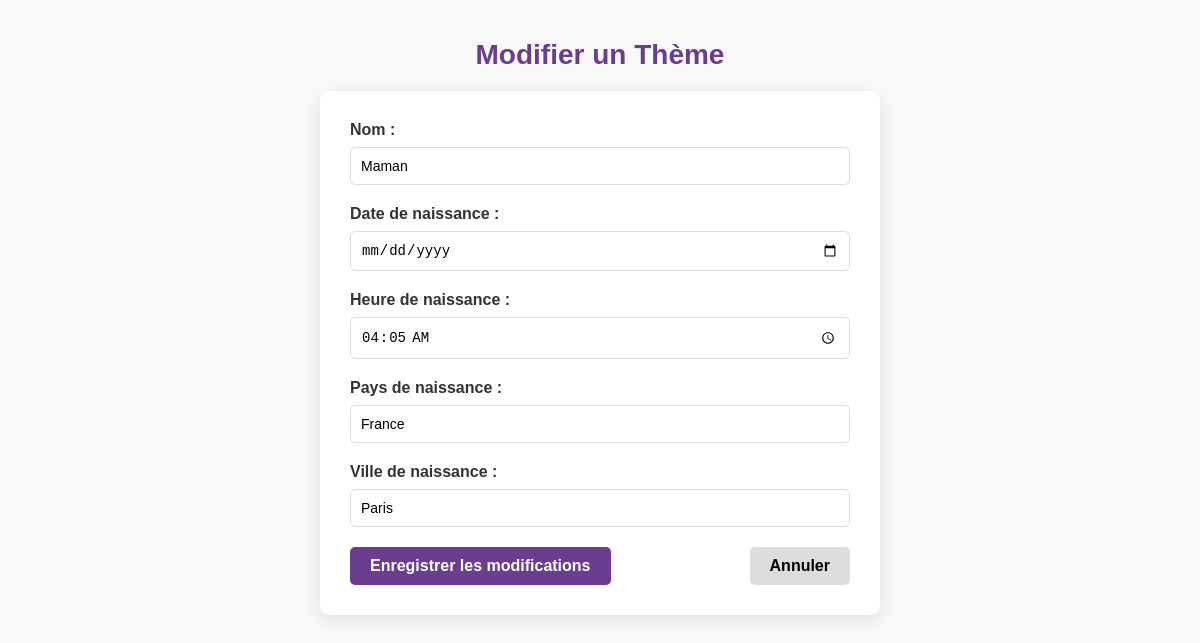
The page /themes/modifier/282/ (signed in) on the database its author committed.
### astroapp/models.py (models this page shows, shortened)
class ThemeAstrologique(models.Model):
    utilisateur = models.ForeignKey(User, on_delete=models.CASCADE)
    name = models.CharField(max_length=255)
    birthdate = models.DateField()
    birthtime = models.TimeField()
    country_of_birth = models.CharField(max_length=255)
    city_of_birth = models.CharField(max_length=255)
    date_de_creation = models.DateTimeField(auto_now_add=True)

### astroapp/views.py (the view, shortened to what this page needs)
# urls.py: path('themes/modifier/<int:id>/', views.modifier_theme, name='modifier_theme'),
@login_required
def modifier_theme(request, id):
    theme = get_object_or_404(ThemeAstrologique, id=id, utilisateur=request.user)
    return render(request, 'modifier_theme.html', {'theme': theme})

### astroapp/templates/modifier_theme.html (shortened to what this page needs)
<!DOCTYPE html>
<html lang="fr">
<head>
</head>
<body>
    <h1>Modifier un Thème</h1>
    <div class="form-container">
        <form method="POST">
            <label for="name">Nom :</label>
            <input type="text" id="name" name="name" value="{{ theme.name }}" required>
            <label for="birthdate">Date de naissance :</label>
            <input type="date" id="birthdate" name="birthdate" value="{{ theme.birthdate }}">
            <label for="birthtime">Heure de naissance :</label>
            <input type="time" id="birthtime" name="birthtime" value="{{ theme.birthtime }}">
            <label for="country_of_birth">Pays de naissance :</label>
            <input type="text" id="country_of_birth" name="country_of_birth" value="{{ theme.country_of_birth }}">
            <label for="city_of_birth">Ville de naissance :</label>
            <input type="text" id="city_of_birth" name="city_of_birth" value="{{ theme.city_of_birth }}">
            <div class="button-container">
                <button type="submit">Enregistrer les modifications</button>
                <a href="{% url 'liste_themes' %}" class="cancel-link">Annuler</a>
            </div>
        </form>
    </div>
</body>
</html>

### astroapp/templates/modifier_theme.html (style rules this page uses)
body { font-family: 'Arial', sans-serif; margin: 0; padding: 20px; background-color: #f9f9f9; }
h1 { text-align: center; color: #6A3D90; font-size: 28px; margin-bottom: 20px; }
.form-container { max-width: 500px; margin: 0 auto; background-color: #fff; padding: 30px; border-radius: 10px; box-shadow: 0 5px 20px rgba(0, 0, 0, 0.1); }
label { display: block; font-weight: bold; margin-bottom: 8px; color: #333; }
input[type="text"], input[type="date"], input[type="time"] { width: 100%; padding: 10px; margin-bottom: 20px; border: 1px solid #ddd; border-radius: 5px; box-sizing: border-box; font-size: 14px; }
.button-container { display: flex; justify-content: space-between; }
button { background-color: #6A3D90; color: white; border: none; padding: 10px 20px; font-size: 16px; font-weight: bold; border-radius: 5px; cursor: pointer; transition: background-color 0.3s ease, transform 0.2s ease; }
.cancel-link { display: inline-block; text-align: center; padding: 10px 20px; font-size: 16px; font-weight: bold; background-color: #ddd; color: black; text-decoration: none; border-radius: 5px; transition: background-color 0.3s ease, transform 0.2s ease; }

### rows shown on the page
ThemeAstrologique: name "Maman", birthtime "04:05", country_of_birth "France", city_of_birth "Paris"
